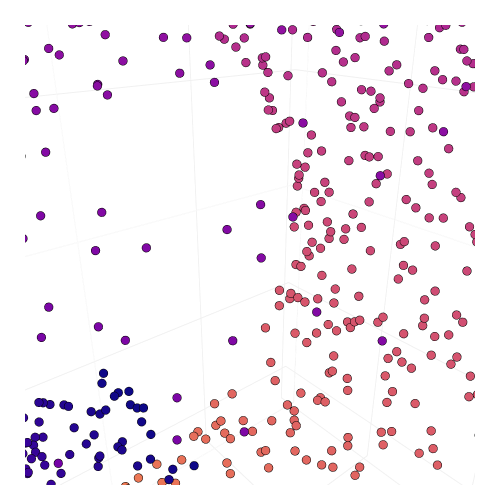

The cell this chart's notebook holds for it:
### Markdown cell above
- This is a 3D dataset so we will use `Plotly` to display the data in 3D

### Code cell
import plotly.express as px

## init 3d scatter plot
fig = px.scatter_3d(x = X[:, 0], y =X[:, 1], z = X[:, 2], color=y)

## plot and view settings
fig.update_layout(showlegend = False,
                  scene_camera = dict(up = dict(x = 0, y = 0, z = 0.5),
                                      center = dict(x = 0, y = 0, z = 0.1),
                                      eye = dict(x = 1.25, y = 1.5, z = 1)
                                      ),
                  scene = dict(xaxis = dict(backgroundcolor = 'white',
                                            color = 'black',
                                            gridcolor = '#f0f0f0',
                                            title_font = dict(size = 10),
                                            tickfont = dict(size = 10)
                                            ),
                               yaxis = dict(backgroundcolor = 'white',
                                            color = 'black',
                                            gridcolor = '#f0f0f0',
                                            title_font = dict(size = 10),
                                            tickfont = dict(size = 10)
                                            ),
                               zaxis = dict(backgroundcolor = 'white',
                                            color = 'black',
                                            gridcolor = '#f0f0f0',
                                            title_font = dict(size = 10),
                                            tickfont = dict(size = 10)
                                            )))

# markers
fig.update_traces(marker = dict(size = 3,
                                line = dict(color = 'black', width = 0.05)))

## hide color scale
fig.update(layout_coloraxis_showscale = False)

fig.update_layout(
    margin=dict(l=25, r=25, t=25, b=15),
    width=500,
    height=500
)

fig.show()

### Figure 1 — Plotly figure (JSON) as saved in the notebook; plotly's stock layout.template omitted (floating-point values rounded to 4 significant figures; data arrays with more than 128 entries replaced by an {"elided": "..."} marker saying what was removed)
{"data": [{"hovertemplate": "x=%{x}<br>y=%{y}<br>z=%{z}<br>color=%{marker.color}<extra></extra>", "legendgroup": "", "marker": {"color": {"elided": "2000 float values"}, "coloraxis": "coloraxis", "line": {"color": "black", "width": 0.05}, "size": 3, "symbol": "circle"}, "mode": "markers", "name": "", "scene": "scene", "showlegend": false, "type": "scatter3d", "x": {"elided": "2000 float values"}, "y": {"elided": "2000 float values"}, "z": {"elided": "2000 float values"}}], "layout": {"coloraxis": {"colorbar": {"title": {"text": "color"}}, "colorscale": [[0, "#0d0887"], [0.1111, "#46039f"], [0.2222, "#7201a8"], [0.3333, "#9c179e"], [0.4444, "#bd3786"], [0.5556, "#d8576b"], [0.6667, "#ed7953"], [0.7778, "#fb9f3a"], [0.8889, "#fdca26"], [1, "#f0f921"]], "showscale": false}, "height": 500, "legend": {"tracegroupgap": 0}, "margin": {"b": 15, "l": 25, "r": 25, "t": 25}, "scene": {"aspectmode": "auto", "aspectratio": {"x": 0.974, "y": 0.9245, "z": 1.111}, "camera": {"center": {"x": 0, "y": 0, "z": 0.1}, "eye": {"x": 0.2135, "y": 0.2562, "z": 0.2537}, "projection": {"type": "perspective"}, "up": {"x": 0, "y": 0, "z": 1}}, "domain": {"x": [0, 1], "y": [0, 1]}, "xaxis": {"backgroundcolor": "white", "color": "black", "gridcolor": "#f0f0f0", "tickfont": {"size": 10}, "title": {"font": {"size": 10}, "text": "x"}, "type": "linear"}, "yaxis": {"backgroundcolor": "white", "color": "black", "gridcolor": "#f0f0f0", "tickfont": {"size": 10}, "title": {"font": {"size": 10}, "text": "y"}, "type": "linear"}, "zaxis": {"backgroundcolor": "white", "color": "black", "gridcolor": "#f0f0f0", "tickfont": {"size": 10}, "title": {"font": {"size": 10}, "text": "z"}, "type": "linear"}}, "showlegend": false, "width": 500}}
